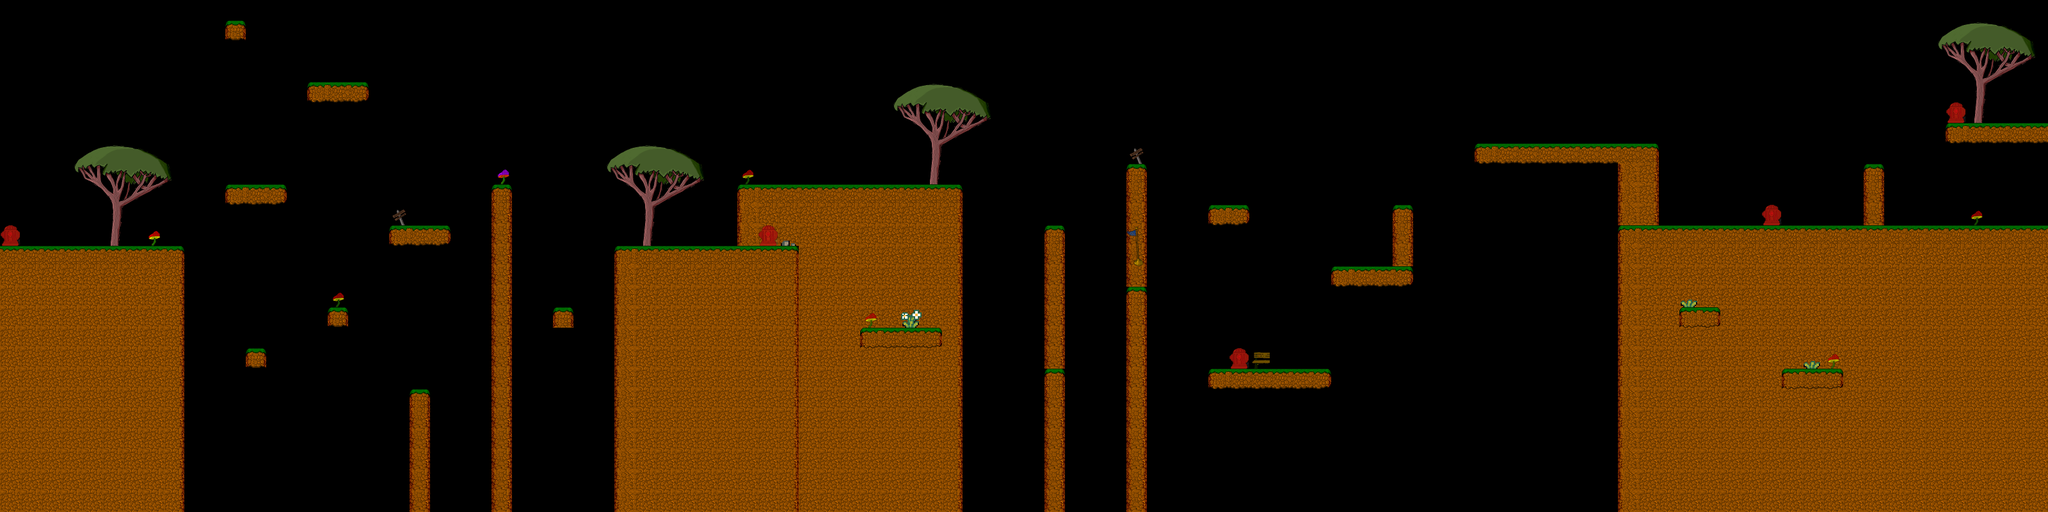

A level layout from a 2D game, rendered from its tile map. Below: a short description, then the map file with tile-grid data replaced by summaries:
An orthogonal 100x25 tile map with 32x32 px tiles, 2 tile layers (Tile Layer 3, Tile Layer 2), 3 tilesets and 42 objects (28x ground, 5x snake, 3x eye, 2x skeleton, goal, ...).

<map version="1.0" orientation="orthogonal" renderorder="right-down" width="100" height="25" tilewidth="32" tileheight="32" nextobjectid="58">
 <properties>
  <property name="friction" value="-0.2" />
  <property name="gravity" value="0.8" />
  <property name="bgm" value="./assets/sound/bgm/Queer.mid" />
 </properties>
 <tileset firstgid="1" name="goodly-2x" tilewidth="32" tileheight="32" tilecount="256" columns="16">
  <image source="../art/goodly-2x.png" width="512" height="512" />
 </tileset>
 <tileset firstgid="257" name="Mushroom" tilewidth="480" tileheight="480" tilecount="8" columns="0">
  <tile id="1">
   <image width="32" height="32" source="../art/mushroom_small.png" />
  </tile>
  <tile id="2">
   <image width="32" height="64" source="../art/flag.png" />
  </tile>
  <tile id="5">
   <image width="32" height="128" source="../art/flag_large.png" />
  </tile>
  <tile id="6">
   <image width="32" height="20" source="../art/peeper.png" />
  </tile>
  <tile id="7">
   <image width="32" height="32" source="../art/firehydrant.png" />
  </tile>
  <tile id="8">
   <image width="32" height="32" source="../art/grass_block.png" />
  </tile>
  <tile id="9">
   <image width="32" height="32" source="../art/dirt.png" />
  </tile>
  <tile id="10">
   <image width="480" height="480" source="TileSet1.png" />
  </tile>
 </tileset>
 <tileset firstgid="268" name="TileSet1" tilewidth="32" tileheight="32" tilecount="225" columns="15">
  <image source="TileSet1.png" width="480" height="480" />
 </tileset>
 <layer name="Tile Layer 3" width="100" height="25">
  <data>[2500 cells, 771 non-empty, 14 distinct tile ids]</data>
 </layer>
 <layer name="Tile Layer 2" width="100" height="25">
  <data>[2500 cells, 153 non-empty, 54 distinct tile ids]</data>
 </layer>
 <objectgroup name="level layout">
  <object id="1" name="ground" x="383" y="544" width="33" height="16" />
  <object id="6" name="ground" x="352" y="288" width="94" height="15" />
  <object id="10" name="ground" x="608" y="352" width="94" height="15" />
  <object id="11" name="ground" x="511" y="480" width="31" height="16" />
  <object id="12" name="ground" x="0" y="384" width="272" height="16" />
  <object id="13" name="ground" x="959" y="384" width="285" height="12" />
  <object id="14" name="ground" x="1152" y="289" width="350" height="12" />
  <object id="15" name="ground" x="768" y="288" width="31" height="16" />
  <object id="16" name="ground" x="864" y="480" width="31" height="12" />
  <object id="17" name="ground" x="642" y="610" width="31" height="4" />
  <object id="18" name="ground" x="480" y="128" width="94" height="16" />
  <object id="19" name="ground" x="351" y="34" width="32" height="3" />
  <object id="20" name="ground" x="1342" y="514" width="128" height="12" />
  <object id="21" name="ground" x="1633" y="354" width="31" height="12" />
  <object id="22" name="ground" x="1631" y="578" width="31" height="12" />
  <object id="23" name="ground" x="1761" y="451" width="31" height="12" />
  <object id="24" name="ground" x="1760" y="259" width="31" height="12" />
  <object id="25" name="ground" x="1889" y="322" width="61" height="12" />
  <object id="26" name="ground" x="1954" y="514" width="28" height="12" />
  <object id="27" name="ground" x="2177" y="322" width="28" height="12" />
  <object id="28" name="ground" x="2080" y="416" width="126" height="12" />
  <object id="29" name="ground" x="1887" y="578" width="192" height="12" />
  <object id="30" name="ground" x="2305" y="226" width="285" height="12" />
  <object id="31" name="ground" x="2529" y="353" width="673" height="12" />
  <object id="32" name="ground" x="2624" y="480" width="64" height="12" />
  <object id="33" name="ground" x="2784" y="576" width="96" height="12" />
  <object id="34" name="ground" x="3040" y="192" width="160" height="12" />
  <object id="35" name="ground" x="2912" y="256" width="32" height="12" />
  <object id="36" name="goal" x="3168" y="129" width="32" height="63" />
  <object id="37" name="player_spawn" x="64" y="288" />
  <object id="52" name="nerf_pistol" x="1056" y="344" width="40" height="40" />
  <object id="54" name="checkpoint" x="1760" y="376" width="32" height="64" />
 </objectgroup>
 <objectgroup name="Enemy Layer">
  <object id="43" name="skeleton" x="2424" y="128" width="48" height="96">
   <properties>
    <property name="travel" value="70" />
   </properties>
  </object>
  <object id="44" name="snake" x="1952" y="480" width="59" height="96">
   <properties>
    <property name="travel" value="40" />
   </properties>
  </object>
  <object id="45" name="snake" x="1632" y="256" width="59" height="96">
   <properties>
    <property name="travel" value="0" />
   </properties>
  </object>
  <object id="46" name="snake" x="1384" y="416" width="59" height="96">
   <properties>
    <property name="travel" value="50" />
   </properties>
  </object>
  <object id="47" name="snake" x="864" y="384" width="59" height="96">
   <properties>
    <property name="travel" value="5" />
   </properties>
  </object>
  <object id="48" name="snake" x="512" y="32" width="59" height="96">
   <properties>
    <property name="travel" value="45" />
   </properties>
  </object>
  <object id="49" name="eye" x="1896" y="224" width="48" height="96" />
  <object id="50" name="eye" x="1367" y="192" width="48" height="96" />
  <object id="51" name="eye" x="376" y="448" width="48" height="96" />
  <object id="57" name="skeleton" x="640" y="256" width="48" height="96">
   <properties>
    <property name="travel" value="70" />
   </properties>
  </object>
 </objectgroup>
</map>
